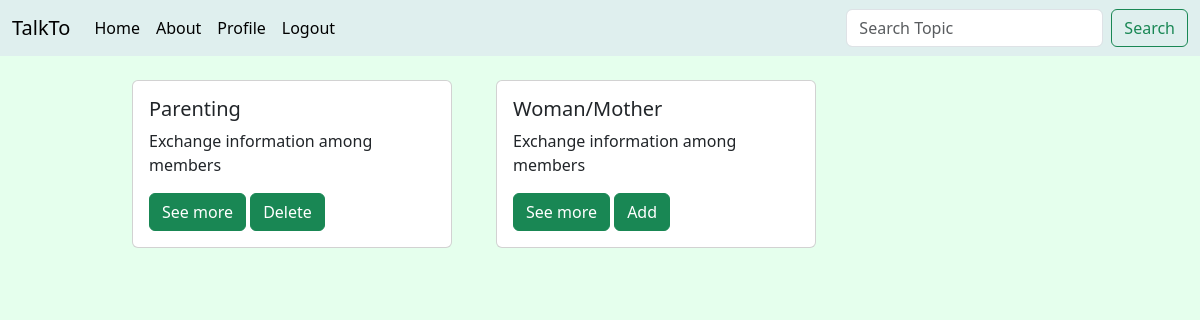
/profile/1/ (signed in), run on the app's committed database.
### base/models.py (models this page shows, shortened)
class Topic(models.Model):
    name = models.CharField(max_length=200)
    description = models.TextField(max_length=500)
    content = models.CharField(max_length=200)
    category = models.ForeignKey(Category, on_delete=models.SET("Category is undefined"))

### base/views.py (the view)
# urls.py: path('profile/<str:pk>/', views.profile, name='profile'),
def profile(request, pk):
    user = User.objects.get(id=pk)
    q = request.GET.get('q') if request.GET.get('q') != None else ''
    topics = user.topics.filter(Q(name__icontains=q) | Q(category__heading__icontains=q) | Q(description__icontains=q))
    heading = "My community"
    context = {"topics": topics, 'heading': heading}
    return render(request, 'base/profile.html', context)

### base/templates/base/profile.html (shortened to what this page needs)
{% extends 'main.html' %}
{% block content %}
    <br>
    {% include 'base/topic.html' %}
{% endblock %}

### base/templates/base/topic.html
<div class="row row-cols-1 row-cols-md-3 g-4" style="margin-left:10%;">
    {% for topic in topics %}
    <div class="col">
        <div class="card" style="width: 20rem;">
            <div class="card-body">
                <h5 class="card-title">{{ topic.name }}</h5>
                <p class="card-text">{{ topic.content |slice:":200" }}</p>
                {% if request.user.is_authenticated %}
                    <a href="#" class="btn btn-success">See more</a>
                    {% if topic in request.user.topics.all %}
                        <a href="{% url 'delete' topic.id %}" class="btn btn-success">Delete</a>
                    {% else %}
                        <a href="{% url 'add' topic.id %}" class="btn btn-success">Add</a>
                    {% endif %}
                {% endif %}
            </div>
        </div>
        <br>
    </div>
    {% endfor %}
</div>

### static/styles/style.css (style rules this page uses)
body { background-color: #E5FFED; }

### data on the page
Topic: name "Parenting", content "Exchange information among members", shows "Delete"
Topic: name "Woman/Mother", content "Exchange information among members", shows "Add"
